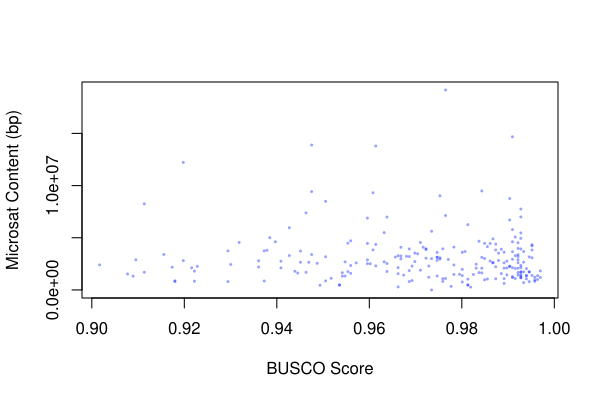

Write the R code that produced this figure.
#Plot for Microsat Content in bp in comparison to BUSCO score

#read in the BUSCO results
dat.busco <- read.csv("results/busco.results.csv", as.is = T)

#read in the micRocounter results
dat.msc.bp <- read.csv("results/micRocounter_results.csv", as.is = T)

#only keep the busco scores that are good quality
good <- dat.busco$good.qual

#plot the total microsatellite content the BUSCO scores for
#only those genomes that are good quality
plot(x = dat.busco$score[good],
     y = jitter(dat.msc.bp$all[good], factor=90),
     pch=16,
     cex=0.4,
     col=rgb(0,.1,1,.4),
     xlab= "BUSCO Score",
     ylab= "Microsat Content (bp)"
     )

#export image as pdf 4" x 6"
